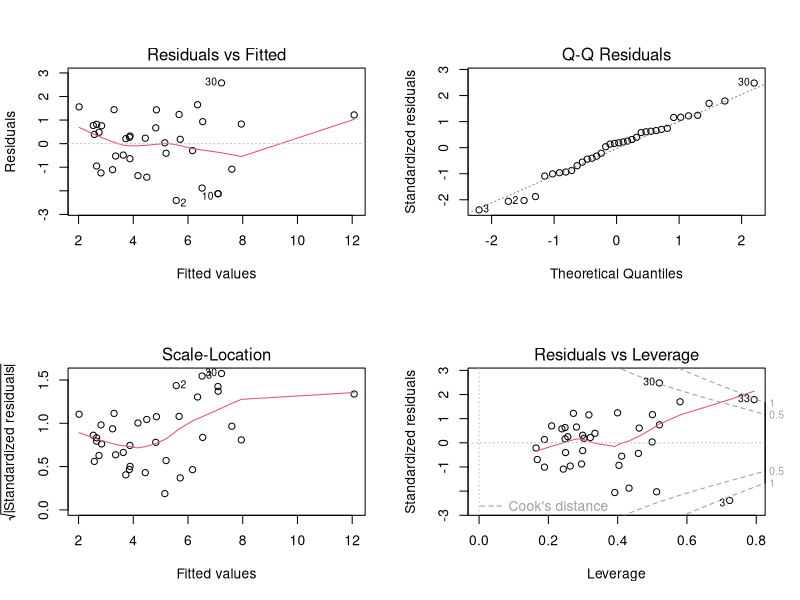
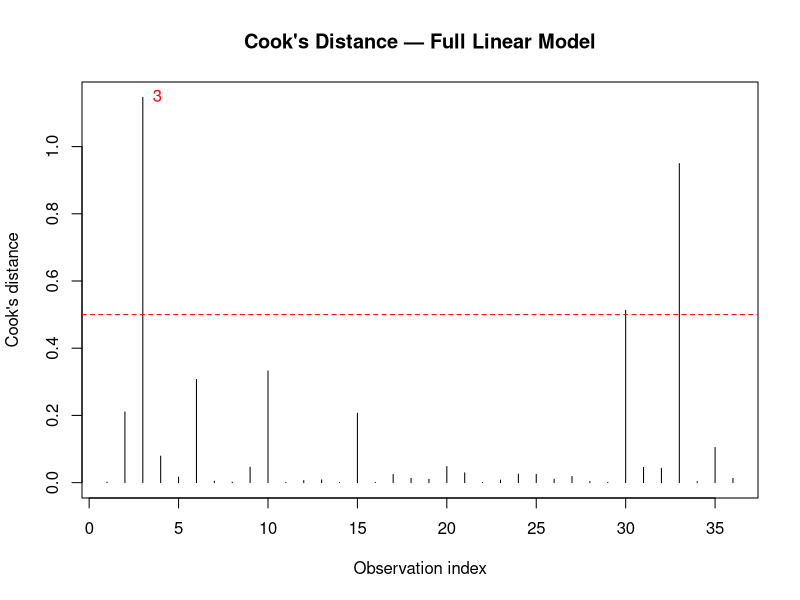

These charts were generated, in order, by the following R code:
## ---- chunk 1
knitr::opts_chunk$set(
  echo    = TRUE,
  warning = FALSE,
  message = FALSE,
  fig.align = "center",
  fig.width = 7,
  fig.height = 5
)
options(digits = 4)
## ---- chunk 2
q95 <- data.frame(
  DBMSNR    = c(200001, 200002, 200003, 200004, 200005, 200006, 200007, 200008,
                200009, 200010, 200011, 200012, 200013, 200014, 200015, 200016,
                200017, 200018, 200019, 200020, 200021, 200022, 200023, 200024,
                200025, 200026, 200027, 200028, 200029, 200030, 200031, 200032,
                200033, 200034, 200035, 200036),
  Q95       = c(4.13, 3.16, 4.63, 4.74, 3.24, 8.00, 2.83, 4.21, 3.31, 4.97,
                3.94, 3.23, 3.60, 5.19, 4.98, 5.87, 5.49, 8.78, 7.47, 6.28,
                3.07, 5.90, 1.71, 1.58, 2.14, 3.48, 2.81, 4.79, 4.67, 9.80,
                6.52, 3.58, 13.29, 2.97, 6.91, 3.15),
  H.MIN     = c(3.41, 3.63, 6.01, 2.67, 3.89, 3.97, 4.50, 3.53, 3.73, 3.62,
                5.44, 3.18, 2.74, 4.32, 2.77, 3.87, 3.47, 3.38, 4.33, 4.89,
                3.52, 3.41, 3.78, 3.97, 3.86, 4.22, 3.74, 3.82, 3.30, 5.35,
                4.82, 3.38, 3.61, 3.68, 3.71, 3.26),
  H.MEAN    = c(4.20497, 4.678, 7.137, 3.543, 5.25688, 4.454, 5.229, 4.42,
                4.004, 4.462, 6.024, 3.706, 3.726, 5.345, 3.97624, 5.14148,
                3.818, 4.82799, 5.077, 6.076, 4.168, 4.598, 4.404, 4.40,
                4.198, 4.937, 4.558, 4.498, 4.061, 6.313, 6.152, 4.10931,
                5.00748, 4.24, 5.162, 3.718),
  M.NEIG    = c(5.4, 11.3, 12.9, 3.3, 10.2, 3.9, 9.9, 7.9, 8.0, 3.5, 10.5,
                5.9, 7.0, 9.4, 4.5, 9.6, 9.3, 9.3, 9.9, 12.0, 8.0, 8.6,
                8.2, 7.2, 8.3, 10.2, 9.6, 6.7, 8.2, 12.1, 13.9, 8.5, 8.3,
                8.0, 10.8, 9.0),
  N.GES     = c(8.48586, 9.078, 10.761, 8.07, 9.31489, 9.355, 9.41, 8.475,
                8.578, 9.683, 10.149, 7.933, 7.829, 9.925, 8.84651, 9.57801,
                9.082, 9.64408, 9.792, 10.564, 8.689, 8.801, 9.051, 9.114,
                8.756, 9.084, 9.087, 9.304, 8.262, 10.389, 10.409, 8.92126,
                10.37569, 8.77, 9.281, 8.686),
  GEOL.BM   = c(1.43, 67.99, 0.78, 0.00, 1.18, 0.00, 1.11, 44.19, 0.40,
                0.00, 0.33, 1.08, 0.81, 0.09, 0.00, 0.64, 3.12, 1.85, 1.92,
                1.36, 1.97, 1.08, 0.87, 1.44, 1.69, 52.21, 0.79, 0.25, 0.09,
                0.40, 1.71, 3.85, 1.70, 5.73, 83.95, 9.77),
  GEOL.QUA2 = c(6.1, 0.0, 1.9, 76.1, 44.5, 68.8, 0.0, 0.2, 74.1, 77.9, 0.0,
                13.3, 18.8, 11.1, 75.0, 12.5, 0.0, 34.5, 1.0, 9.0, 42.5,
                14.2, 7.1, 0.0, 21.3, 0.0, 2.7, 38.6, 26.8, 8.9, 11.4, 13.5,
                62.0, 56.3, 0.0, 28.8),
  GEOL.TER  = c(90.99, 29.54, 94.61, 0.00, 51.98, 0.00, 97.34, 52.08, 24.54,
                4.20, 98.53, 82.71, 78.01, 88.10, 0.00, 85.98, 94.57, 61.72,
                94.41, 88.26, 52.21, 83.18, 90.46, 95.39, 74.10, 47.21, 95.21,
                59.69, 72.08, 89.72, 85.11, 81.11, 26.21, 35.26, 12.43, 59.62),
  GEOL.QUELL= c(0.05, 1.38, 1.93, 23.90, 1.16, 31.20, 0.44, 1.84, 0.56,
                17.70, 0.81, 1.83, 1.57, 0.62, 20.90, 0.24, 0.89, 0.18, 0.75,
                0.02, 1.35, 0.46, 0.70, 1.73, 1.22, 0.17, 0.51, 1.11, 1.04,
                0.58, 0.07, 0.89, 0.99, 1.18, 1.77, 1.64),
  BONU.ACK  = c(88.07, 43.51, -0.78, 92.50, 38.32, 97.30, 47.09, 65.51,
                56.70, 92.40, 31.57, 87.62, 86.89, 54.91, 84.40, 67.56, 74.38,
                65.35, 66.38, 10.44, 66.53, 81.82, 68.53, 73.76, 60.01, 28.99,
                73.51, 82.25, 84.21, 51.20, 17.29, 59.25, 38.00, 47.47, 21.45,
                78.73),
  BONU.GRU  = c(0.0, 52.2, 0.0, 2.4, 41.2, 1.9, 35.7, 26.9, 38.5, 6.8,
                27.1, 0.7, 4.3, 34.1, 6.9, 15.3, 20.5, 14.4, 25.5, 45.2,
                22.2, 5.3, 26.3, 22.1, 35.1, 51.0, 22.3, 10.9, 1.7, 6.4,
                35.0, 35.2, 33.5, 44.2, 51.6, 14.6),
  BONU.WAL  = c(9.8, 3.2, 100.0, 4.7, 19.3, 0.8, 16.1, 5.6, 4.4, 0.7, 41.1,
                10.6, 6.5, 6.7, 7.5, 14.9, 3.7, 18.1, 6.2, 43.0, 8.0, 10.9,
                3.7, 2.7, 1.5, 19.1, 3.4, 6.6, 11.1, 42.0, 46.0, 3.7, 25.7,
                5.7, 25.1, 6.5),
  SDENS     = c(7.65, 9.13, 8.74, 6.09, 9.86, 6.55, 9.40, 9.67, 8.64, 5.55,
                9.71, 7.08, 8.54, 9.91, 8.36, 9.17, 9.59, 7.97, 9.72, 10.09,
                10.14, 8.30, 11.12, 11.13, 9.79, 9.42, 10.02, 8.04, 8.17,
                10.86, 8.45, 10.93, 8.65, 10.47, 9.36, 10.96)
)

# Quick overview
str(q95)
summary(q95[, c("Q95", "H.MIN", "H.MEAN", "M.NEIG", "N.GES", "SDENS")])
## ---- chunk 3
library(knitr)

kable(q95,
      digits  = 3,
      caption = "Q95 dataset — gauging stations in Upper Austria",
      booktabs = TRUE,
      align   = "r")
## ---- chunk 4
lm_full <- lm(Q95 ~ H.MIN + H.MEAN + M.NEIG + N.GES +
                GEOL.BM + GEOL.QUA2 + GEOL.TER + GEOL.QUELL +
                BONU.ACK + BONU.GRU + BONU.WAL + SDENS,
              data = q95)

summary(lm_full)
## ---- chunk 5
coef_summary <- coef(summary(lm_full))

# Regression coefficient of SDENS
sdens_coef <- coef_summary["SDENS", "Estimate"]
cat("Regression coefficient of SDENS:", round(sdens_coef, 4), "\n")

# t-statistic of M.NEIG
mneig_t <- coef_summary["M.NEIG", "t value"]
cat("t-statistic of M.NEIG:", round(mneig_t, 4), "\n")
## ---- chunk 6
s <- summary(lm_full)

cat("R²                  :", round(s$r.squared,   4), "\n")
cat("Adjusted R²         :", round(s$adj.r.squared, 4), "\n")
cat("Residual Std. Error :", round(s$sigma, 4), "\n")
## ---- chunk 7
par(mfrow = c(2, 2))
plot(lm_full)
par(mfrow = c(1, 1))
## ---- chunk 8
# Cook's distances
cook_d <- cooks.distance(lm_full)

# Row number with the largest Cook's distance (strongest leverage effect)
max_cook_row <- which.max(cook_d)
cat("Row with largest Cook's distance:", max_cook_row,
    " (Cook's D =", round(cook_d[max_cook_row], 4), ")\n")

# Plot Cook's distances
plot(cook_d, type = "h",
     main = "Cook's Distance — Full Linear Model",
     xlab = "Observation index",
     ylab = "Cook's distance")
abline(h = 0.5, col = "red", lty = 2)
text(max_cook_row, cook_d[max_cook_row],
     labels = max_cook_row, pos = 4, col = "red")
## ---- chunk 9
# Observation with the largest (absolute) residual
resids    <- residuals(lm_full)
max_res_row <- which.max(abs(resids))

cat("Row with largest residual      :", max_res_row, "\n")
cat("Q95 value at that point        :", q95$Q95[max_res_row], "\n")
cat("Residual value                 :", round(resids[max_res_row], 4), "\n")
## ---- chunk 10
library(robustbase)

set.seed(3141)
lts_fit <- ltsReg(Q95 ~ H.MIN + H.MEAN + M.NEIG + N.GES +
                    GEOL.BM + GEOL.QUA2 + GEOL.TER + GEOL.QUELL +
                    BONU.ACK + BONU.GRU + BONU.WAL + SDENS,
                  data = q95)

summary(lts_fit)
## ---- chunk 11
lts_sum <- summary(lts_fit)

# Coefficient table
lts_coefs <- lts_sum$coefficients

# Variable with the smallest p-value (excluding intercept)
p_vals <- lts_coefs[-1, "Pr(>|t|)"]
min_p_var <- names(which.min(p_vals))
cat("Variable with smallest p-value:", min_p_var,
    " (p =", formatC(min(p_vals), format = "e", digits = 3), ")\n")

# R² from robust fit
cat("R² (robust):", round(lts_sum$r.squared, 4), "\n")
## ---- chunk 12
# Identify the single most important predictor in the full OLS model
ols_pvals <- coef_summary[-1, "Pr(>|t|)"]   # drop intercept row
best_var   <- names(which.min(ols_pvals))
cat("Most important predictor in full OLS model:", best_var, "\n")
## ---- chunk 13
# Initial model with only the best single predictor
formula_start <- as.formula(paste("Q95 ~", best_var))
lm_start <- lm(formula_start, data = q95)

# Full scope for stepwise search
lm_upper <- lm(Q95 ~ H.MIN + H.MEAN + M.NEIG + N.GES +
                 GEOL.BM + GEOL.QUA2 + GEOL.TER + GEOL.QUELL +
                 BONU.ACK + BONU.GRU + BONU.WAL + SDENS,
               data = q95)

step_model <- step(lm_start,
                   scope = list(lower = ~1, upper = formula(lm_upper)),
                   direction = "both",
                   trace = 1)

summary(step_model)
## ---- chunk 14
step_vars <- names(coef(step_model))[-1]   # drop intercept

cat("Number of independent variables chosen:", length(step_vars), "\n")
cat("Variables in stepwise model:", paste(step_vars, collapse = ", "), "\n")
cat("Adjusted R²:", round(summary(step_model)$adj.r.squared, 4), "\n")
cat("First variable entered (start of stepwise):", best_var, "\n")
## ---- chunk 15
leverage_threshold <- 0.5
high_lev_rows <- which(cook_d > leverage_threshold)

cat("Rows removed (Cook's D > 0.5):", high_lev_rows, "\n")
cat("Cook's distances of removed rows:\n")
print(round(cook_d[high_lev_rows], 4))

q95_reduced <- q95[-high_lev_rows, ]
cat("Remaining observations:", nrow(q95_reduced), "\n")
## ---- chunk 16
lm_reduced <- lm(Q95 ~ H.MIN + H.MEAN + M.NEIG + N.GES +
                   GEOL.BM + GEOL.QUA2 + GEOL.TER + GEOL.QUELL +
                   BONU.ACK + BONU.GRU + BONU.WAL + SDENS,
                 data = q95_reduced)

summary(lm_reduced)
## ---- chunk 17
coef_reduced <- coef(summary(lm_reduced))
p_vals_reduced <- coef_reduced[-1, "Pr(>|t|)"]
min_p_var_red  <- names(which.min(p_vals_reduced))

cat("Variable with smallest p-value (reduced model):", min_p_var_red,
    " (p =", formatC(min(p_vals_reduced), format = "e", digits = 3), ")\n")
## ---- chunk 18
# Most important predictor in the reduced OLS model
best_var_red <- names(which.min(p_vals_reduced))
cat("Most important predictor (reduced dataset):", best_var_red, "\n")
## ---- chunk 19
formula_start_red <- as.formula(paste("Q95 ~", best_var_red))
lm_start_red <- lm(formula_start_red, data = q95_reduced)

lm_upper_red <- lm(Q95 ~ H.MIN + H.MEAN + M.NEIG + N.GES +
                     GEOL.BM + GEOL.QUA2 + GEOL.TER + GEOL.QUELL +
                     BONU.ACK + BONU.GRU + BONU.WAL + SDENS,
                   data = q95_reduced)

step_model_red <- step(lm_start_red,
                       scope = list(lower = ~1, upper = formula(lm_upper_red)),
                       direction = "both",
                       trace = 1)

summary(step_model_red)
## ---- chunk 20
step_vars_red <- names(coef(step_model_red))[-1]

cat("Variables in stepwise model (reduced):", paste(step_vars_red, collapse = ", "), "\n")
cat("Adjusted R² (reduced stepwise):", round(summary(step_model_red)$adj.r.squared, 4), "\n")

# How many regressors overlap with the original stepwise model (section 3)?
common_vars <- intersect(step_vars, step_vars_red)
cat("\nRegressors also in section-3 stepwise model:", length(common_vars), "\n")
cat("Shared variables:", paste(common_vars, collapse = ", "), "\n")
